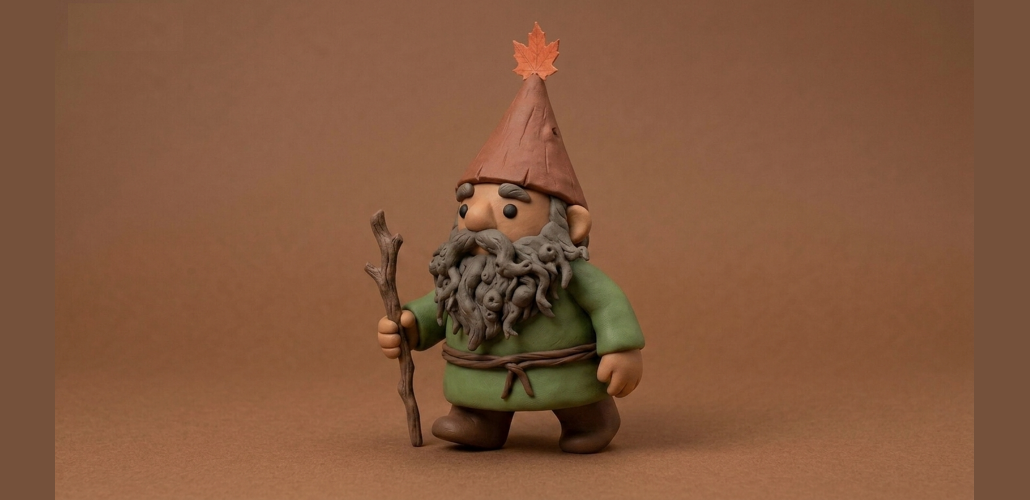
#> input picture 04-mouvements/racine/marcher/frame-01.png, 2059 x 1000 px, found by its file name (shown at 1/2 size)
$ python auto-crop-normalize.py frame-01.png frame-02.png ... -o dossier_sortie/
#> lines starting #> are read from the running program, lines starting #| are printed output that depends on the picture
#> in process, im is the input picture: PIL image 2059x1000 RGB; mean R, G, B 131.1, 88, 61.3
#!/usr/bin/env python3
"""
Recadre et recentre automatiquement une séquence de frames de personnage,
pour éliminer le flottement de position/échelle d'une frame à l'autre
(constaté sur le premier test de mouvement de Zoum).

Usage :
    python3 auto-crop-normalize.py frame-01.png frame-02.png ... -o dossier_sortie/

Principe :
    1. Détecte le personnage sur chaque image (tout ce qui n'est pas fond blanc/quasi-blanc)
    2. Calcule sa boîte englobante (bounding box)
    3. Recadre avec une marge identique autour du personnage sur toutes les frames
    4. Redimensionne à une hauteur commune, centre horizontalement sur une toile commune
"""
import sys
import argparse
from pathlib import Path
from PIL import Image
import numpy as np


def find_character_bbox(im_arr, white_threshold=245, margin_px=20):
    """Trouve la boîte englobante du personnage (tout pixel non blanc)."""
#> called with white_threshold = 245, margin_px = 20
    gray = im_arr.mean(axis=2)
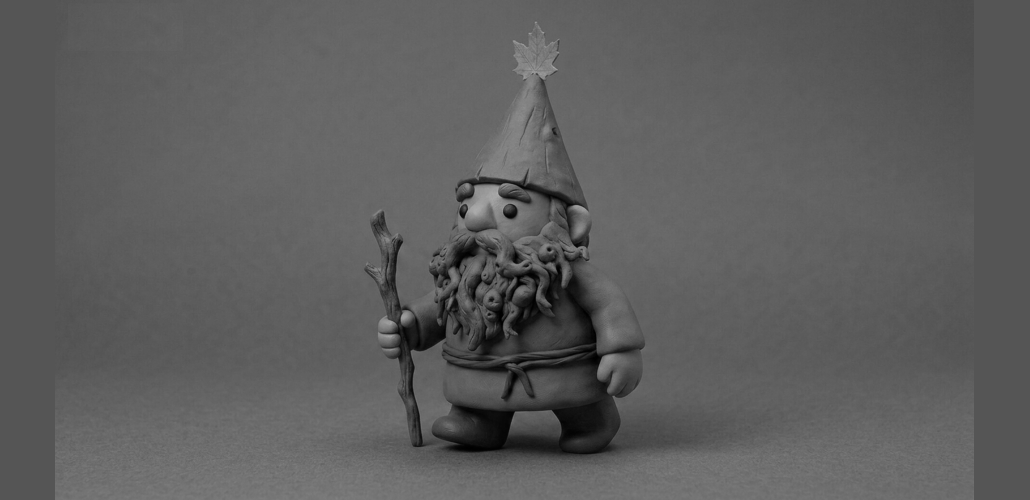
#> gray: shape (1000, 2059) float64 (shown at 1/2 size); min 0, max 178, mean 93.5
    mask = gray < white_threshold
#> mask: shape (1000, 2059) bool; every value is 1
    ys, xs = np.where(mask)
    if len(xs) == 0:
        h, w = im_arr.shape[:2]
        return (0, 0, w, h)
    x0, x1 = xs.min(), xs.max()
#> x0 = 0; x1 = 2058
    y0, y1 = ys.min(), ys.max()
#> y0 = 0; y1 = 999
    h, w = im_arr.shape[:2]
#> h = 1000; w = 2059
    x0 = max(0, x0 - margin_px)
    y0 = max(0, y0 - margin_px)
    x1 = min(w, x1 + margin_px)
#> x1 = 2059
    y1 = min(h, y1 + margin_px)
#> y1 = 1000
    return (x0, y0, x1, y1)


def process(paths, out_dir, target_height=700, margin_px=20):
    out_dir = Path(out_dir)
    out_dir.mkdir(parents=True, exist_ok=True)

    cropped = []
    for p in paths:
        im = Image.open(p).convert("RGB")
        arr = np.array(im)
        bbox = find_character_bbox(arr, margin_px=margin_px)
#> bbox = (0, 0, 2059, 1000)
        crop = im.crop(bbox)
        w, h = crop.size
#> w = 2059; h = 1000
        new_w = int(w * target_height / h)
#> new_w = 1441
        crop = crop.resize((new_w, target_height), Image.LANCZOS)
        cropped.append((Path(p).stem, crop))
#> pass 2 of the loop in process, `for p in paths:`:
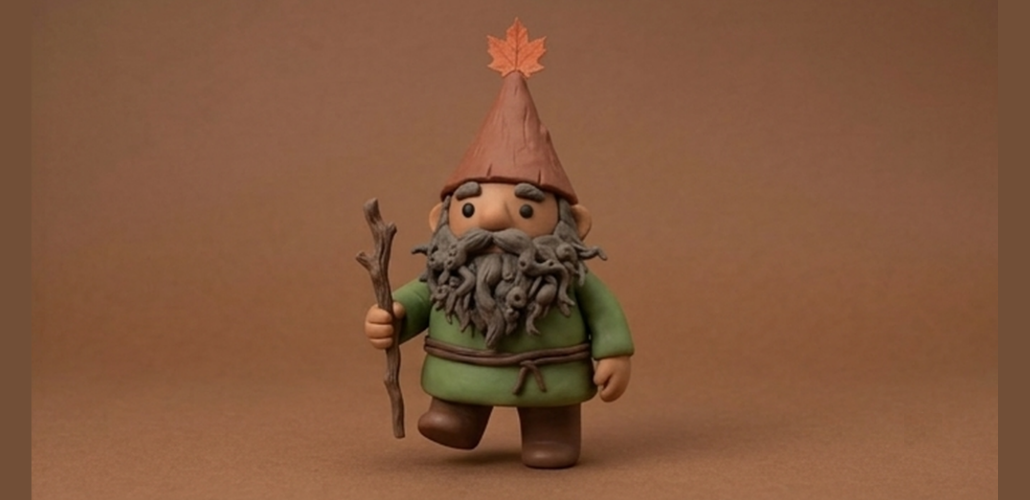
#> input picture 04-mouvements/racine/marcher/frame-02.png, 2059 x 1000 px, found by its file name (shown at 1/2 size)
#> in process, im is the input picture: PIL image 2059x1000 RGB; mean R, G, B 130.4, 87.8, 61.1
#> in find_character_bbox (call 2), `gray = im_arr.mean(axis=2)`:
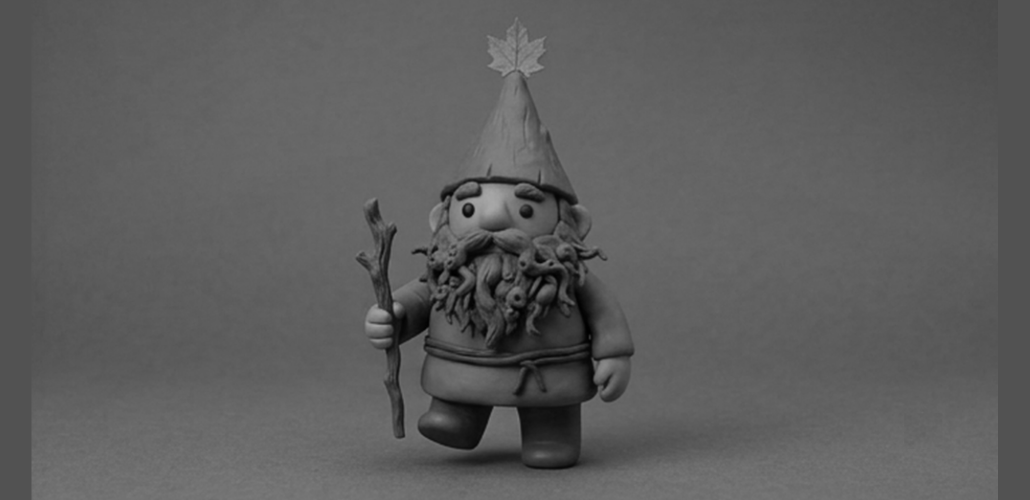
#> gray: shape (1000, 2059) float64 (shown at 1/2 size); min 0, max 167.7, mean 93.1
#> in find_character_bbox (call 2), `x0, x1 = xs.min(), xs.max()`: x1 = 2058
#> in find_character_bbox (call 2), `y0, y1 = ys.min(), ys.max()`: y1 = 999
#> in find_character_bbox (call 2), `x1 = min(w, x1 + margin_px)`: x1 = 2059
#> in find_character_bbox (call 2), `y1 = min(h, y1 + margin_px)`: y1 = 1000

    max_w = max(c.size[0] for _, c in cropped)

    for name, im in cropped:
        w, h = im.size
        bg = im.getpixel((2, 2))
        canvas = Image.new("RGB", (max_w, target_height), bg)
        offset = (max_w - w) // 2
        canvas.paste(im, (offset, 0))
        out_path = out_dir / f"{name}.png"
        canvas.save(out_path)
        print(f"{name} -> {out_path} ({canvas.size})")


if __name__ == "__main__":
    parser = argparse.ArgumentParser(description=__doc__)
    parser.add_argument("frames", nargs="+", help="Chemins des images à normaliser, dans l'ordre")
    parser.add_argument("-o", "--out", default="normalized", help="Dossier de sortie")
    parser.add_argument("--height", type=int, default=700, help="Hauteur cible en pixels")
    parser.add_argument("--margin", type=int, default=20, help="Marge autour du personnage en pixels")
    args = parser.parse_args()
#> (the run stopped early here; a loop or call above may not have finished)
